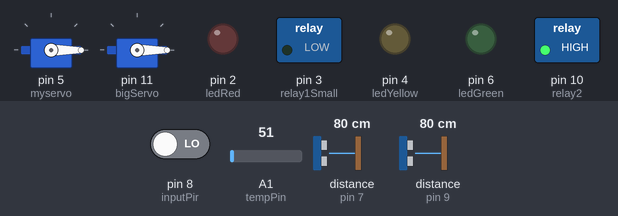
Bench run of a sketch on a simulated Arduino Uno, built with avr-gcc and run on an emulated ATmega328P. On the bench: 2 × servo, switched loads named in the sketch (green lamp = pin HIGH), output pins drawn as LEDs (lit = HIGH). Wiring (inferred from the names in the program): 2 × ultrasonic range finder: trigger pin 7, echo pin 7 / trigger pin 9, echo pin 9. The inputs (shaded band) are chosen by the test bench; at power-on: pin 8 (inputPir) LOW, A1 (tempPin) = 51, distance to the obstacle (sensors on pin 7, pin 9) 80 cm. The echo pulse lasts 58.3 µs per cm; what the sketch prints to the serial monitor is not drawn.

Above: at 0.05 s.
Timing chart, 0 to 3.0 s (numbered marks = the images above):
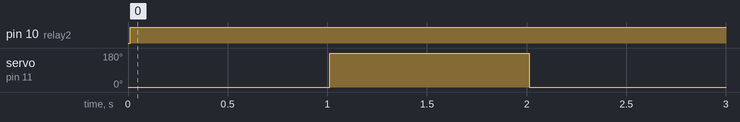

The sketch:

touchless_handwash1.ino
```cpp
// project link at tinkercad: https://www.tinkercad.com/things/fbTCX6CvjIo-touchless-handwash/editel
#include <Servo.h>


Servo myservo;
Servo bigServo;

const int sonar1Big = 9;
const int sonar2Small = 7;
const int inputPir = 8;
const int relay1Small = 3;
int relay2 = 10;
int tempPin = 1;
int ledRed = 2;
int ledYellow = 4;
int ledGreen = 6;
//int servo2 = ;

void setup() {
  Serial.begin(9600);
  myservo.attach(5);
  bigServo.attach(11);
  myservo.write(0);
  bigServo.write(0);
  pinMode(inputPir,INPUT);
  pinMode(sonar1Big,OUTPUT);
  pinMode(sonar2Small,OUTPUT);
  pinMode(relay1Small,OUTPUT);
  pinMode(relay2,OUTPUT);
  analogReference(DEFAULT);
  //pinMode(tempPin,INPUT);
  pinMode(ledRed,OUTPUT);
  pinMode(ledYellow,OUTPUT);
  pinMode(ledGreen,OUTPUT);
}

void loop() {
  ledOff();
  int tempVal = analogRead(tempPin);

  int celsius = map(((tempVal - 20) * 3.04), 0, 1023, -40, 125);
  // convert to Fahrenheit

  int fahrenheit = ((celsius * 9) / 5 + 32);
  Serial.println("----------");
  Serial.println(tempVal);
  Serial.print(celsius);
  Serial.print(" C, ");
  Serial.print(fahrenheit);
  Serial.println(" F");
  Serial.println("----------");

  long cm = 0;
  cm = checkForAvailableSmall();
  int motion = digitalRead(inputPir);
  if(cm<50 && motion==HIGH){
    digitalWrite(relay1Small,HIGH);
    delay(500);
    myservo.write(90);
    delay(500);
    myservo.write(0);
    delay(500);
    //Serial.print("under 50 ");
  //  Serial.print("Distance: ");
  //  Serial.print(cm);
  //  Serial.print("cm");
    Serial.println();

   	  if(fahrenheit<=98){
        digitalWrite(ledRed,LOW);
        digitalWrite(ledYellow,LOW);
        digitalWrite(ledGreen,HIGH);
        delay(3000);
        ledOff();
      }
      else if(fahrenheit<=100){
        digitalWrite(ledRed,LOW);
        digitalWrite(ledYellow,HIGH);
        digitalWrite(ledGreen,LOW);
        delay(3000);
        ledOff();
      }
      else if(fahrenheit>100){
        digitalWrite(ledRed,HIGH);
        digitalWrite(ledYellow,LOW);
        digitalWrite(ledGreen,LOW);
        delay(3000);
        ledOff();
      }
    }
  else {
    digitalWrite(relay1Small,LOW);
    // servo1.write(i);
      // Print the distance
   // Serial.print("below 50 ");
  //  Serial.print("Distance: ")
  //  Serial.print(cm);
  //  Serial.print("cm");
  //  Serial.println();

  }
  long depthLiquid = checkForAvailableBig();
  if(depthLiquid>50){
    digitalWrite(relay2,HIGH);
    for(int j=0;j<=10;j++){
		bigServo.write(0);
        delay(1000);
        bigServo.write(180);
        delay(1000);
    }
    //Serial.print("liquid far from 50 ");
   // Serial.print("Distance: ");
  //  Serial.print(cm);
  //  Serial.print("cm");
    Serial.println();
    bigServo.write(0);
  } else{
    digitalWrite(relay2,LOW);
    bigServo.write(90);
  //  Serial.print("liquid in range 50 ");
   // Serial.print("Distance: ");
    Serial.print(cm);
    Serial.print("cm");
    Serial.println();
    bigServo.write(0);
  }
}

long checkForAvailableSmall(){
  pinMode(sonar2Small, OUTPUT);
  digitalWrite(sonar2Small, LOW);
  delayMicroseconds(2);
  digitalWrite(sonar2Small, HIGH);
  delayMicroseconds(5);
  digitalWrite(sonar2Small, LOW);

  pinMode(sonar2Small, INPUT);
  long duration = pulseIn(sonar2Small, HIGH);

  // convert the time into a distance
  long cm = microsecondToCentimeter(duration);
  return cm;
}
long checkForAvailableBig(){
  pinMode(sonar1Big, OUTPUT);
  digitalWrite(sonar1Big, LOW);
  delayMicroseconds(2);
  digitalWrite(sonar1Big, HIGH);
  delayMicroseconds(5);
  digitalWrite(sonar1Big, LOW);

  pinMode(sonar1Big, INPUT);
  long duration = pulseIn(sonar1Big, HIGH);

  // convert the time into a distance
  long cm = microsecondToCentimeter(duration);
  return cm;
}
long microsecondToCentimeter(long micro){
  return micro / 29 / 2;
}

void ledOff(){
  digitalWrite(ledRed,LOW);
  digitalWrite(ledYellow,LOW);
  digitalWrite(ledGreen,LOW);
}
```

Measured:
- by itself, pin 10 (relay2): LOW → HIGH at 0.01 s
- by itself, servo on pin 11 (bigServo): alternates 180° for 1.0 s and 0° for 1.0 s
